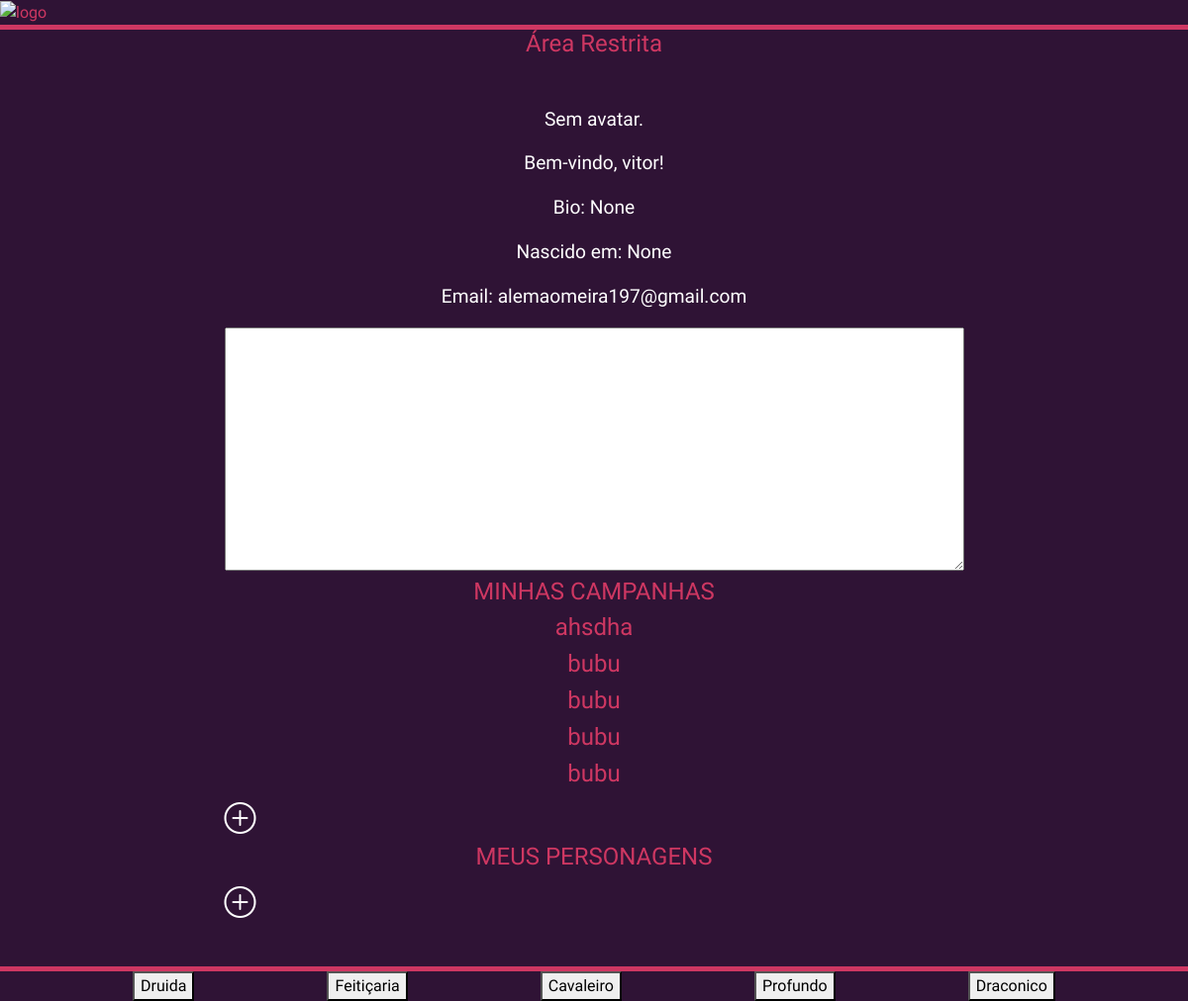
The app's page /area/ (signed in), older data.
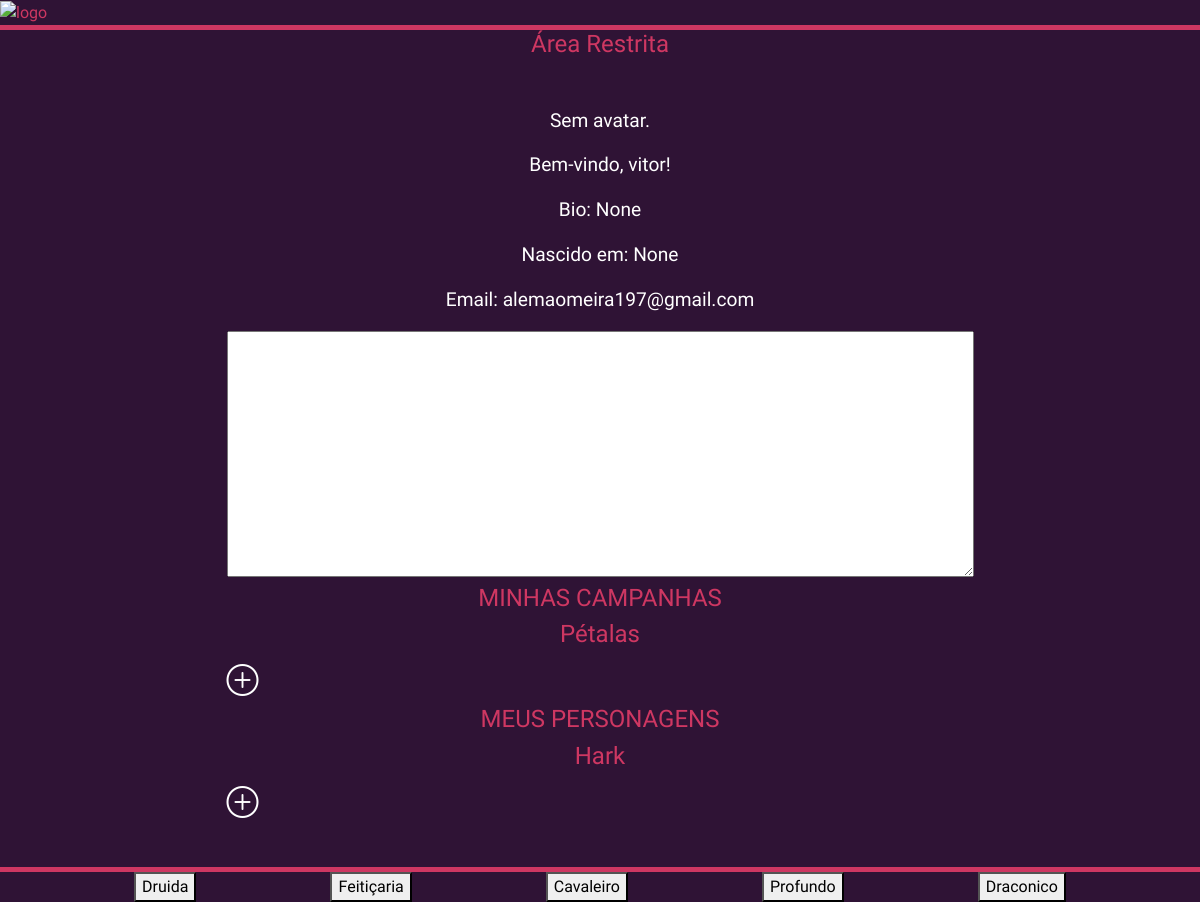
The same page, newer data.
### website/area_administrativa/models.py (models this page shows, shortened)
class Campanha(models.Model):
        mestre = models.ForeignKey(Usuario, on_delete=models.DO_NOTHING, blank = True, null = True)
        nome_campanha = models.CharField(verbose_name ="campanha",max_length=50, blank=False, null=False,)
        imagem_de_capa = models.ImageField(verbose_name ="imagem", upload_to='campanhas/')
        descricao = models.TextField(verbose_name ="descricao",max_length=50, blank=True, null=True,)
        data_inicio = models.DateField(blank = False, null = False )
        data_fim = models.DateField(blank=True, null= True)
        class Meta:
             verbose_name_plural = 'Campanhas'
             verbose_name = 'Campanha'
             ordering = ('nome_campanha',)

class Personagem(models.Model):
    usuario = models.ForeignKey(Usuario, on_delete=models.DO_NOTHING, blank = True, null = True)
    nome_personagem = models.CharField(verbose_name ="personagem",max_length=50, blank=False, null=False,)
    avatar_personagem = models.ImageField(verbose_name ="avatar", upload_to='personagens/')
    raca = models.CharField(verbose_name ="raça",max_length=50, blank=True, null=True,)
    classe = models.ForeignKey(Classe, on_delete=models.DO_NOTHING, blank = True, null = True, related_name="personagens" )
    historia = models.TextField(verbose_name ="historia",  blank=True, null= True)
    class Meta:
        verbose_name_plural = 'Personagens'
        verbose_name = 'Personagem'
        ordering = ('nome_personagem',)

### website/area_administrativa/views.py (the view)
# urls.py: path('',views.home, name='home_area_restrita'),
@login_required
def home(request):
    meus_personagens = Personagem.objects.filter(usuario=request.user).order_by('nome_personagem')
    minhas_campanhas = Campanha.objects.filter(mestre=request.user).order_by('nome_campanha')
    return render(request, "index-area-restrita.html", {'personagens': meus_personagens,'campanhas': minhas_campanhas})

### website/area_administrativa/templates/index-area-restrita.html
{% extends "base.html" %}
{% load static %}
{% block 'conteudo' %}
    <h2>Área Restrita</h2>
    <main class="perfil">
        <div>
            {% if user.avatar %}
                <div class="bordinha"><img src="{{ user.avatar.url }}" alt="Avatar"></div>
            {% else %}
                <p>Sem avatar.</p>
            {% endif %}
            <p>Bem-vindo, {{ user.username }}!</p>
            <p>Bio: {{ user.bio }}</p>
            <p>Nascido em: {{ user.data_nascimento }}</p>
            <p>Email: {{ user.email }}</p>
        </div>
        <div class="coluna">
            <div>
                <textarea name="cunserva" id="descricao_perfil" cols="80" rows="10"></textarea>
            </div>
            <div class="campanhas_personagens_perfil">
                <div>
                    <h2>MINHAS CAMPANHAS</h2>
                    {% for c in campanhas %}
                    <h2>{{c.nome_campanha}}</h2>
                    {% endfor%}
                    <a href="{% url 'minhas_campanhas' %}"><i class="bi bi-plus-circle mais" ></i></a>
                </div>
                <div>
                    <h2>MEUS PERSONAGENS</h2>
                    {% for p in personagens %}
                    <h2>{{p.nome_personagem}}</h2>
                    {% endfor%}
                    <a href="{% url 'meus_personagens' %}"><i class="bi bi-plus-circle"></i></a>
                </div>
            </div>
        </div>
    </main>
{% endblock %}

Row changes from the older to the newer data that the page shows:
removed Campanha: nome_campanha "ahsdha"
removed Campanha: nome_campanha "bubu"
removed Campanha: nome_campanha "bubu"
removed Campanha: nome_campanha "bubu"
removed Campanha: nome_campanha "bubu"
added Campanha: nome_campanha "Pétalas"
added Personagem: nome_personagem "Hark"
